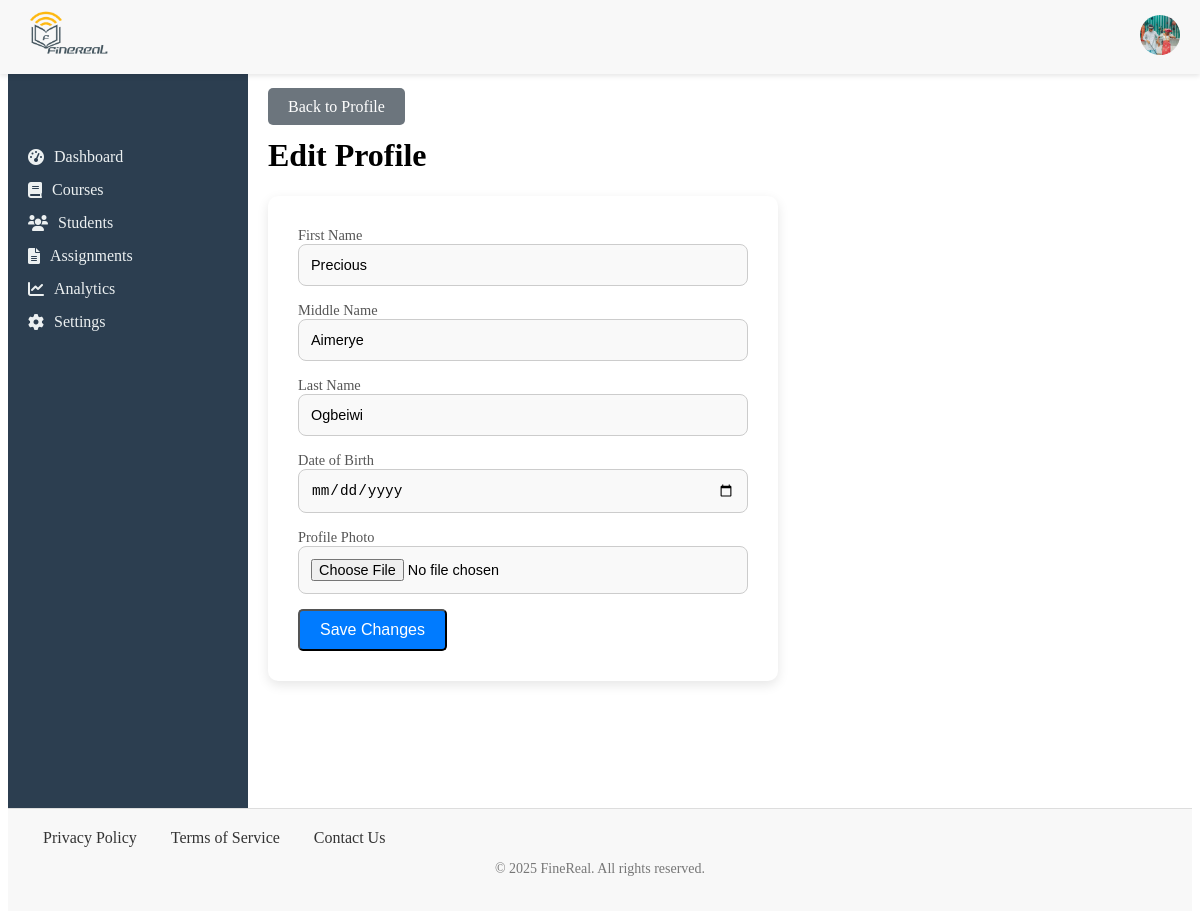
Screenshot of /edit_profile (signed in) with the database file from the repository.
### app/models/user.py (models this page shows, shortened)
class User(BaseModel, db.Model, UserMixin):
    __tablename__ = 'users'
    photo = db.Column(db.Text)
    first_name = db.Column(db.String(80), nullable=False)
    middle_name = db.Column(db.String(80), nullable=True)
    last_name = db.Column(db.String(80), nullable=False)
    email = db.Column(db.String(160), unique=True, nullable=False)
    username = db.Column(db.String(250), nullable=False)
    password = db.Column(db.String, nullable=False)
    is_verified = db.Column(db.Boolean, default=False)
    dob = db.Column(db.String)
    role = db.Column(db.String, nullable=False)
    courses_taught = db.relationship('Courses', backref='teacher', lazy=True)
    enrolled_courses = db.relationship('Enrollments', backref='student', lazy=True)

### app/routes/route.py (the view, shortened to what this page needs)
@app.route('/edit_profile', methods=["GET", "POST"])
@login_required
def edit_profile():
    return render_template('edit_proofile.html', user=current_user)

### app/models/user.py (called while the page is built)
@login_manager.user_loader
def load_user(user_id):
    return User.query.get(user_id)# PendingUser class and other functions...

### app/templates/edit_proofile.html
{% extends 'base.html' %}
{% block content %}
<link rel="stylesheet" href="{{ url_for('static', filename='styles/modal_form.css') }}">
<link rel="stylesheet" href="{{ url_for('static', filename='styles/profile.css') }}">
<a href="{{ url_for('Profile', user_id=current_user.id) }}" class="btn btn-secondary">Back to Profile</a>
<div class="edit-profile-container">
    <h1>Edit Profile</h1>
    <form action="{{ url_for('edit_profile') }}" method="POST" enctype="multipart/form-data">
        <div class="form-group">
            <label for="first_name">First Name</label>
            <input type="text" id="first_name" name="first_name" value="{{ user.first_name }}" required>
        </div>
        <div class="form-group">
            <label for="middle_name">Middle Name</label>
            <input type="text" id="middle_name" name="middle_name" value="{{ user.middle_name or '' }}">
        </div>
        <div class="form-group">
            <label for="last_name">Last Name</label>
            <input type="text" id="last_name" name="last_name" value="{{ user.last_name }}" required>
        </div>
        <div class="form-group">
            <label for="dob">Date of Birth</label>
            <input type="date" id="dob" name="dob" value="{{ user.dob }}">
        </div>
        <div class="form-group">
            <label for="photo">Profile Photo</label>
            <input type="file" id="photo" name="photo">
        </div>
        <button type="submit" class="btn btn-primary">Save Changes</button>
    </form>
</div>
{% endblock %}

### app/templates/base.html (shortened to what this page needs)
<!DOCTYPE html>
<html lang="en">
<head>
    <link rel="stylesheet" href="{{ url_for('static', filename='styles/header.css') }}">
    <link rel="stylesheet" href="{{ url_for('static', filename='styles/footer.css') }}">
    <link rel="stylesheet" href="{{ url_for('static', filename='styles/nav.css') }}">
    <link rel="stylesheet" href="{{ url_for('static', filename='styles/main.css') }}">
    <link href="https://cdnjs.cloudflare.com/ajax/libs/font-awesome/6.0.0-beta3/css/all.min.css" rel="stylesheet">
</head>
<body>
    <header>
        <div class="left">
            <div class="logo">
                <a href="{{ url_for('index') }}" aria-label="Home">
                    <img src="{{ url_for('static', filename='images/Finerealpng.png') }}" alt="FineReal Logo">
                </a>
            </div>
        </div>
<div class="right-links">
    <div class="user" onclick="extend()">
        {% if user.photo %}
        <img src="{{ url_for('uploaded_file', filename=user.photo) }}" alt="Profile Photo" class="photo">
        {% else %}
        <img src="https://via.placeholder.com/40" alt="User Avatar" class="user-avatar">
        {% endif %}
    </div>
</div>
    </header>
    {% include 'includes/flash.html' %}
    <div class="container">
        <aside class="sidebar">
            <nav class="sidebar-nav">
                {% include 'includes/nav.html' %}
            </nav>
        </aside>
        <main class="main-content">
            {% block content %}
            {% endblock %}
        </main>
    </div>
    <footer>
        <div class="footer-content">
            <div class="footer-links">
                <a href="#">Privacy Policy</a>
                <a href="#">Terms of Service</a>
                <a href="#">Contact Us</a>
            </div>
        </div>
        <div class="footer-bottom">
            <p>&copy; 2025 FineReal. All rights reserved.</p>
        </div>
    </footer>
</body>
</html>

### app/static/styles/header.css (style rules this page uses)
header { color: dark; display: flex; justify-content: space-between; align-items: center; padding: 10px 20px; background-color: #f8f8f8; position: fixed; top: 0; left: 0; right: 0; z-index: 1000; box-shadow: 0 2px 5px rgba(0, 0, 0, 0.1); }
header .left { display: flex; justify-content: space-between; max-width: min-content; }
.logo img { height: 50px; }
.photo, .user-avatar { width: 40px; height: 40px; border-radius: 50%; object-fit: cover; }

### app/static/styles/footer.css (style rules this page uses)
footer { background-color: #f8f8f8; padding: 20px 0; text-align: center; border-top: 1px solid #ddd; }
.footer-content { display: flex; justify-content: space-between; align-items: center; padding: 0 20px; }
.footer-links a { margin: 0 15px; text-decoration: none; color: #333; }
.footer-bottom { margin-top: 10px; font-size: 14px; color: #777; }

### app/static/styles/nav.css (style rules this page uses)
.container { display: flex; height: 100vh; }
.sidebar { width: 200px; background-color: #2c3e50; color: #ecf0f1; padding: 20px; display: block; }

### app/static/styles/main.css (style rules this page uses)
main { margin-top: 70px; padding: 20px; flex-grow: 1; word-wrap: break-word; overflow-wrap: break-word; overflow-y: auto; }

### app/static/styles/modal_form.css (style rules this page uses)
form { background-color: #fff; padding: 30px; border-radius: 10px; box-shadow: 0 4px 12px rgba(0, 0, 0, 0.1); max-width: 450px; width: 100%; height: fit-content; }
label { font-size: 0.9rem; margin-bottom: 5px; color: #555; }
input, textarea, select { width: 100%; padding: 12px; margin-bottom: 15px; border: 1px solid #ccc; border-radius: 8px; font-size: 0.9rem; box-sizing: border-box; background-color: #f9f9f9; }

### app/static/styles/profile.css (style rules this page uses)
.btn { padding: 10px 20px; font-size: 1rem; text-decoration: none; border-radius: 5px; transition: background-color 0.3s; }
.btn-primary { background-color: #007bff; color: white; }
.btn-secondary { background-color: #6c757d; color: white; }

### rows the page displays
User: photo (picture), first_name "Precious", middle_name "Aimerye", last_name "Ogbeiwi"
